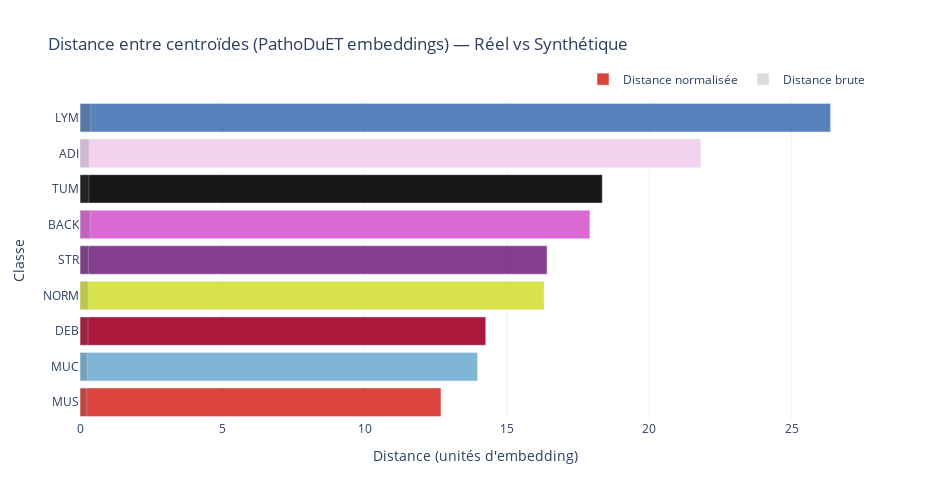

The notebook cell saved with this chart:
### Code cell
# =========================================================
# 09) Visualisation Plotly — Distance des centroïdes (brute & normalisée)
# =========================================================
import plotly.graph_objects as go

# Tri pour ordre visuel cohérent
df_sorted = df_dists.sort_values("Distance_normalisée", ascending=True)

# Couleurs cohérentes avec class_mappings
bar_colors = [class_colors.get(cls, "#777777") for cls in df_sorted["Classe"]]

# --- Figure avec deux barres par classe ---
fig = go.Figure()

# Distance normalisée
fig.add_trace(go.Bar(
    y=df_sorted["Classe"],
    x=df_sorted["Distance_normalisée"],
    orientation="h",
    name="Distance normalisée",
    marker_color=bar_colors,
    opacity=0.9
))

# Distance brute (traitée différemment pour comparaison)
fig.add_trace(go.Bar(
    y=df_sorted["Classe"],
    x=df_sorted["Distance_brute"],
    orientation="h",
    name="Distance brute",
    marker_color="rgba(80,80,80,0.4)",
    opacity=0.5
))

# --- Mise en forme ---
fig.update_layout(
    title="Distance entre centroïdes (PathoDuET embeddings) — Réel vs Synthétique",
    barmode="overlay",  # superpose brute / normalisée
    xaxis_title="Distance (unités d'embedding)",
    yaxis_title="Classe",
    width=950,
    height=500,
    plot_bgcolor="white",
    legend=dict(
        orientation="h",
        yanchor="bottom",
        y=1.02,
        xanchor="right",
        x=1
    )
)

# Grille légère pour lecture
fig.update_xaxes(showgrid=True, gridwidth=0.5, gridcolor="rgba(0,0,0,0.1)")
fig.update_yaxes(showgrid=False)

fig.show()

### Figure 1 — Plotly figure (JSON) as saved in the notebook; plotly's stock layout.template omitted (floating-point values rounded to 4 significant figures)
{"data": [{"marker": {"color": ["#D73027", "#74ADD1", "#A50026", "#D4DF38", "#762A83", "#D859D0", "#000000", "#F2CEEE", "#4575B4"]}, "name": "Distance normalisée", "opacity": 0.9, "orientation": "h", "type": "bar", "x": [12.68, 13.97, 14.26, 16.31, 16.41, 17.91, 18.35, 21.81, 26.37], "y": ["MUS", "MUC", "DEB", "NORM", "STR", "BACK", "TUM", "ADI", "LYM"]}, {"marker": {"color": "rgba(80,80,80,0.4)"}, "name": "Distance brute", "opacity": 0.5, "orientation": "h", "type": "bar", "x": [0.2315, 0.2586, 0.284, 0.287, 0.2965, 0.3633, 0.313, 0.3178, 0.3767], "y": ["MUS", "MUC", "DEB", "NORM", "STR", "BACK", "TUM", "ADI", "LYM"]}], "layout": {"barmode": "overlay", "height": 500, "legend": {"orientation": "h", "x": 1, "xanchor": "right", "y": 1.02, "yanchor": "bottom"}, "plot_bgcolor": "white", "title": {"text": "Distance entre centroïdes (PathoDuET embeddings) — Réel vs Synthétique"}, "width": 950, "xaxis": {"gridcolor": "rgba(0,0,0,0.1)", "gridwidth": 0.5, "showgrid": true, "title": {"text": "Distance (unités d'embedding)"}}, "yaxis": {"showgrid": false, "title": {"text": "Classe"}}}}
